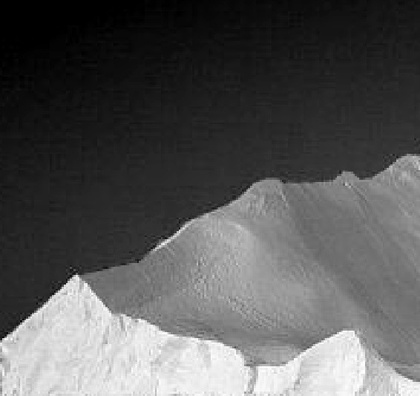
%> input picture gray images/WhatsApp Image 2022-09-20 at 3.16.41 PM.jpeg, 420 x 396 px, shrunk from 566 x 533 before the run
$ octave CALVARD_OTSU.m   (GNU Octave 9; MATLAB toolbox functions it lacks are replaced by stand-ins)
%> lines starting %> are read from the running program, lines starting %| are printed output that depends on the picture
clc;clear all;close all;

%Otsu Thresholding using Function
I=imread('C:\Users\mitra\Desktop\gray images\WhatsApp Image 2022-09-20 at 3.16.41 PM.jpeg');
%> I is the input picture: size 396x420x3 uint8; min 0, max 255, mean 87.3
I=rgb2gray(I);
%> I: size 396x420 uint8
Id=I;
imshow(I)
title('Original Image','FontSize',18)

%Multi-level Thresholding using Function
img_seg = multithresh(I,2);
%> img_seg = [80 177]
i = imquantize(I,img_seg);
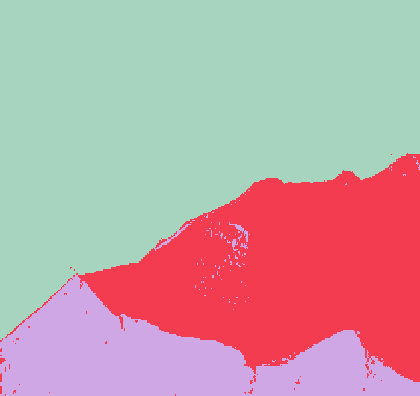
%> i: size 396x420 double; 3 distinct labels, from 1 to 3; one colour per label, 0 black
figure
imshow(i,[])
title('3-Level Otsu Thresholding Using Function','FontSize',18)

%Multi-level Thresholding using Algorithm
hist=imhist(I);
%> hist = 256 values, max 4375 at index 1, min 9 at index 75, mean 649.7
Mt=0;
[M N]=size(I);
%> M = 396; N = 420

%Finding Global Mean
for i=1:256
    p(i)=hist(i)/(M*N);
    Mt=Mt+(i*p(i));
end
%> this loop made 256 passes
%> Mt on passes 1 to 3: 0.0263, 0.0361, 0.046
%> after the loop, Mt = 88.26; p = 256 values, max 0.0263 at index 1, min 5.41e-05 at index 75, mean 0.00391
opt_1=0;opt_2=0;   %Initializing values to find Optimum Threshold

max_var=0;         %In-between class variance

w1 = 0;m1 = 0;c1 = 0;p1 = 0;  %Initialization for Class-1

w2 = 0;m2 = 0;c2 = 0;p2 = 0;  %Initialization for Class-2

tr1=0;tr2=0;      %For limits

for tr1=1:256
    p1=p1+p(tr1);
    w1=w1+(tr1*p(tr1));
    m1=w1/p1;  %Mean of Class-1
    c1=p1*(m1-Mt)*(m1-Mt);

    w2 = 0;m2 = 0;c2 = 0;p2 = 0;

    for tr2=tr1+1:256
        p2=p2+p(tr2);
        w2=w2+tr2*p(tr2);
        m2=w2/p2;  %Mean of Class-2
        c2=p2*(m2-Mt)*(m2-Mt);
        %Creating Class-3
        p3=1-(p1+p2);
        w3=Mt-(w1+w2);
        m3=w3/p3;
        c3=p3*(m3-Mt)*(m3-Mt);

        c=c1+c2+c3;

        if(max_var<c)
            max_var=c;
            opt_1=tr1;
            opt_2=tr2;
        end
    end
end
%> this loop made 256 passes
%> (p1, w1, m1, c1) on passes 1 to 3: (0.0263, 0.0263, 1, 200.3), (0.0312, 0.0361, 1.16, 236.7), (0.0345, 0.046, 1.33, 260.8)
%> after the loop, max_var = 5320.5; opt_1 = 81; opt_2 = 178; p1 = 1; w1 = 88.26

for i=1:M
    for j=1:N
        if(Id(i,j)<opt_1)
            Re(i,j)=0;
        end
        if(Id(i,j)>=opt_1 && Id(i,j)<opt_2)
            Re(i,j)=0.5;
        end
        if(Id(i,j)>=opt_2)
            Re(i,j)=1;
        end
    end
end
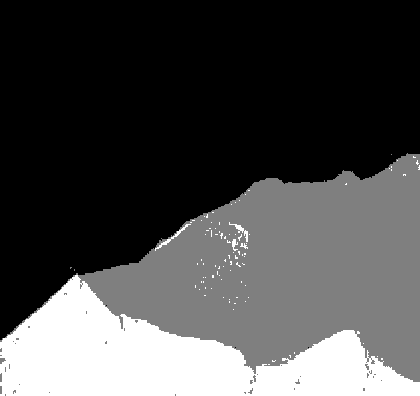
%> Re: size 396x420 double; min 0, max 1, mean 0.293

figure
imshow(Re)
title('3-Level Otsu Thresholding Using Algorithm','FontSize',18)

figure
plot(hist)
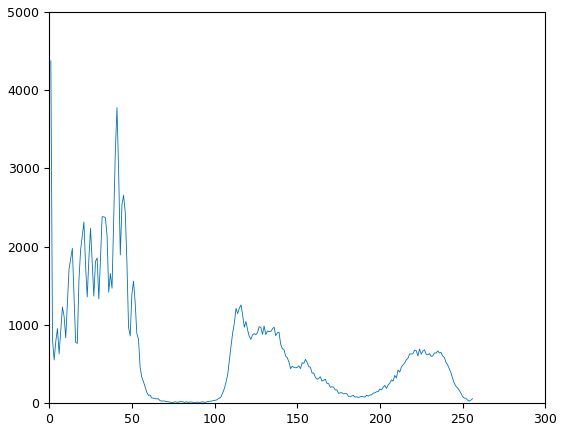
%> figure redrawn from the program's plot data; curve peaks at x = 1, y = 4375

$ run again, with gray images/WhatsApp Image 2022-09-29 at 3.50.06 PM.jpeg copied over gray images/WhatsApp Image 2022-09-20 at 3.16.41 PM.jpeg
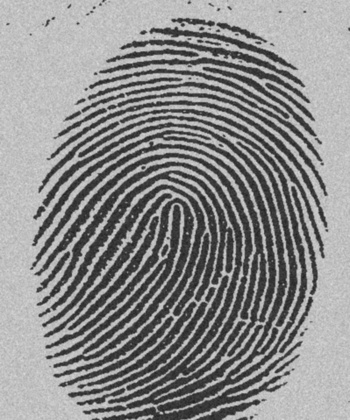
%> input picture gray images/WhatsApp Image 2022-09-29 at 3.50.06 PM.jpeg, 350 x 420 px, shrunk from 798 x 958 before the run
%> I is the input picture: size 420x350x3 uint8; min 29, max 219, mean 140
%> I: size 420x350 uint8
%> img_seg = [91 156]
%> `i = imquantize(I,img_seg);`:
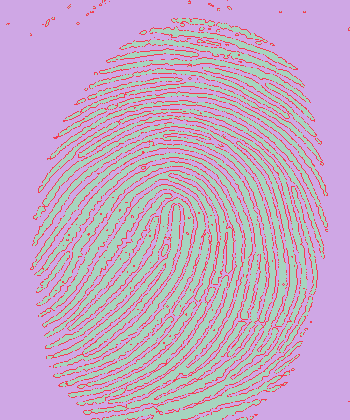
%> i: size 420x350 double; 3 distinct labels, from 1 to 3; one colour per label, 0 black
%> hist = 256 values, max 4746 at index 193, min 0 at index 1, mean 574.2
%> the loop `for i=1:256` made 256 passes
%> Mt on passes 1 to 3: 0, 0, 0
%> after the loop `for i=1:256`: Mt = 141; p = 256 values, max 0.0323 at index 193, min 0 at index 1, mean 0.00391
%> the loop `for tr1=1:256` made 256 passes
%> (p1, w1, m1, c1) on passes 1 to 3: (0, 0, NaN, NaN), (0, 0, NaN, NaN), (0, 0, NaN, NaN)
%> after the loop `for tr1=1:256`: max_var = 3559.9; opt_1 = 93; opt_2 = 158; p1 = 1; w1 = 141
%> `plot(hist)`:
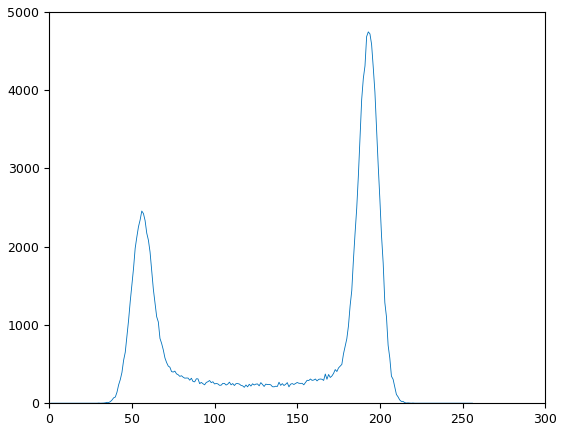
%> figure redrawn from the program's plot data; curve peaks at x = 193, y = 4746

$ run again, with gray images/hexagone.jpg copied over gray images/WhatsApp Image 2022-09-20 at 3.16.41 PM.jpeg
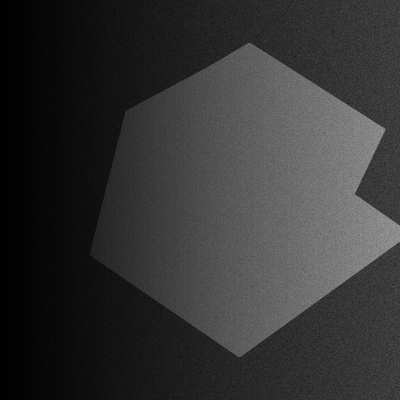
%> input picture gray images/hexagone.jpg, 400 x 400 px
%> I is the input picture: size 400x400 uint8; min 0, max 161, mean 51.3
%> img_seg = [34 79]
%> `i = imquantize(I,img_seg);`:
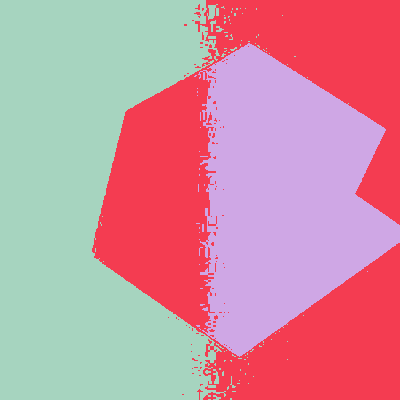
%> i: size 400x400 double; 3 distinct labels, from 1 to 3; one colour per label, 0 black
%> hist = 256 values, max 6400 at index 3, min 0 at index 2, mean 625
%> the loop `for i=1:256` made 256 passes
%> Mt on passes 1 to 3: 0.02, 0.02, 0.14
%> after the loop `for i=1:256`: Mt = 52.35; p = 256 values, max 0.04 at index 3, min 0 at index 2, mean 0.00391
%> the loop `for tr1=1:256` made 256 passes
%> (p1, w1, m1, c1) on passes 1 to 3: (0.02, 0.02, 1, 52.73), (0.02, 0.02, 1, 52.73), (0.06, 0.14, 2.33, 150.1)
%> after the loop `for tr1=1:256`: max_var = 1278.8; opt_1 = 35; opt_2 = 80; p1 = 1; w1 = 52.35
%> `plot(hist)`:
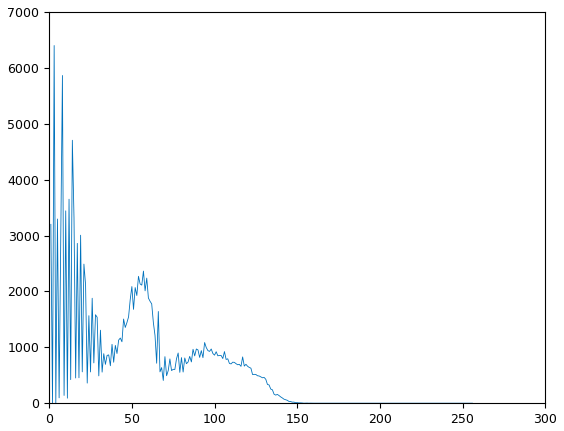
%> figure redrawn from the program's plot data; curve peaks at x = 3, y = 6400
